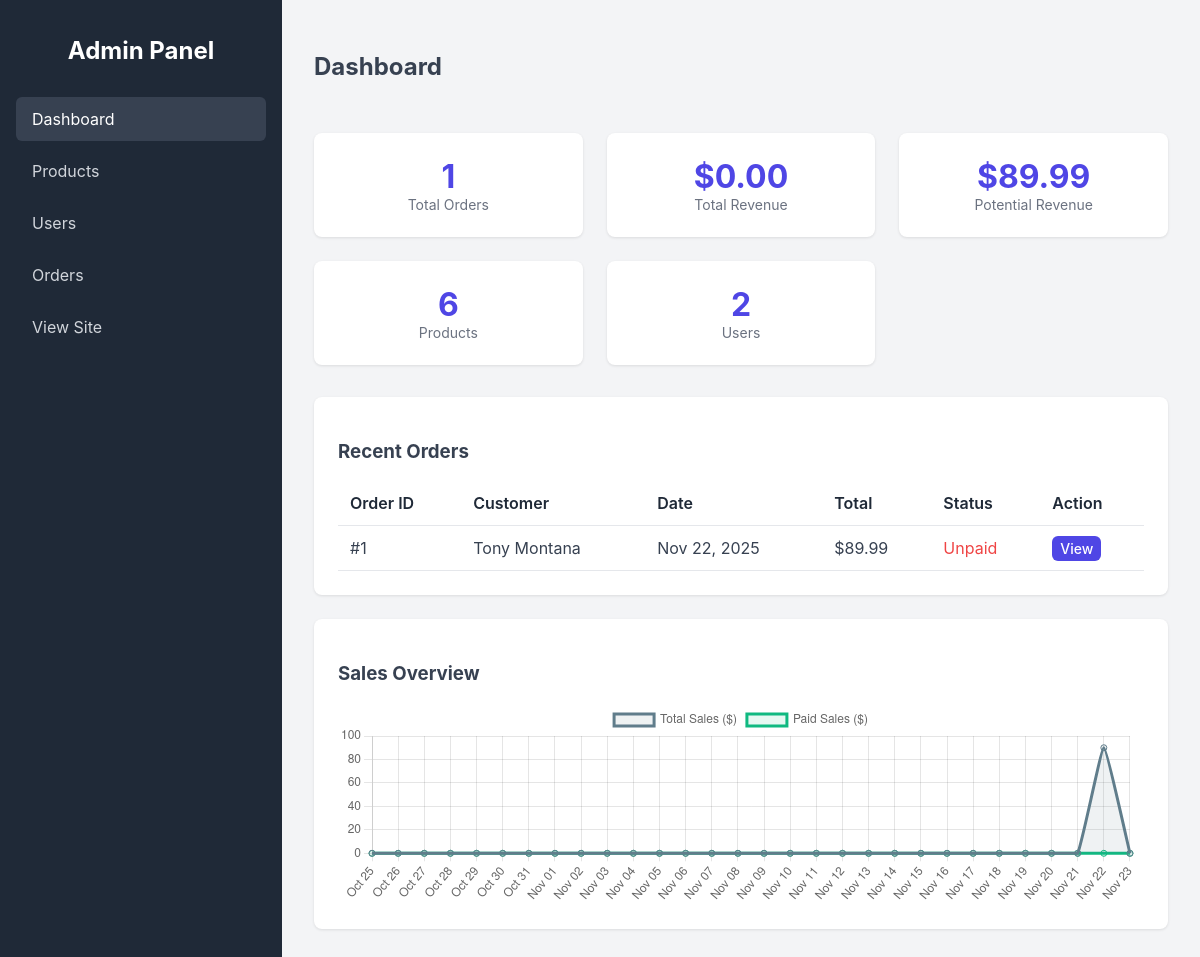
Before: /custom-admin/dashboard/ (signed in) with the older database file.
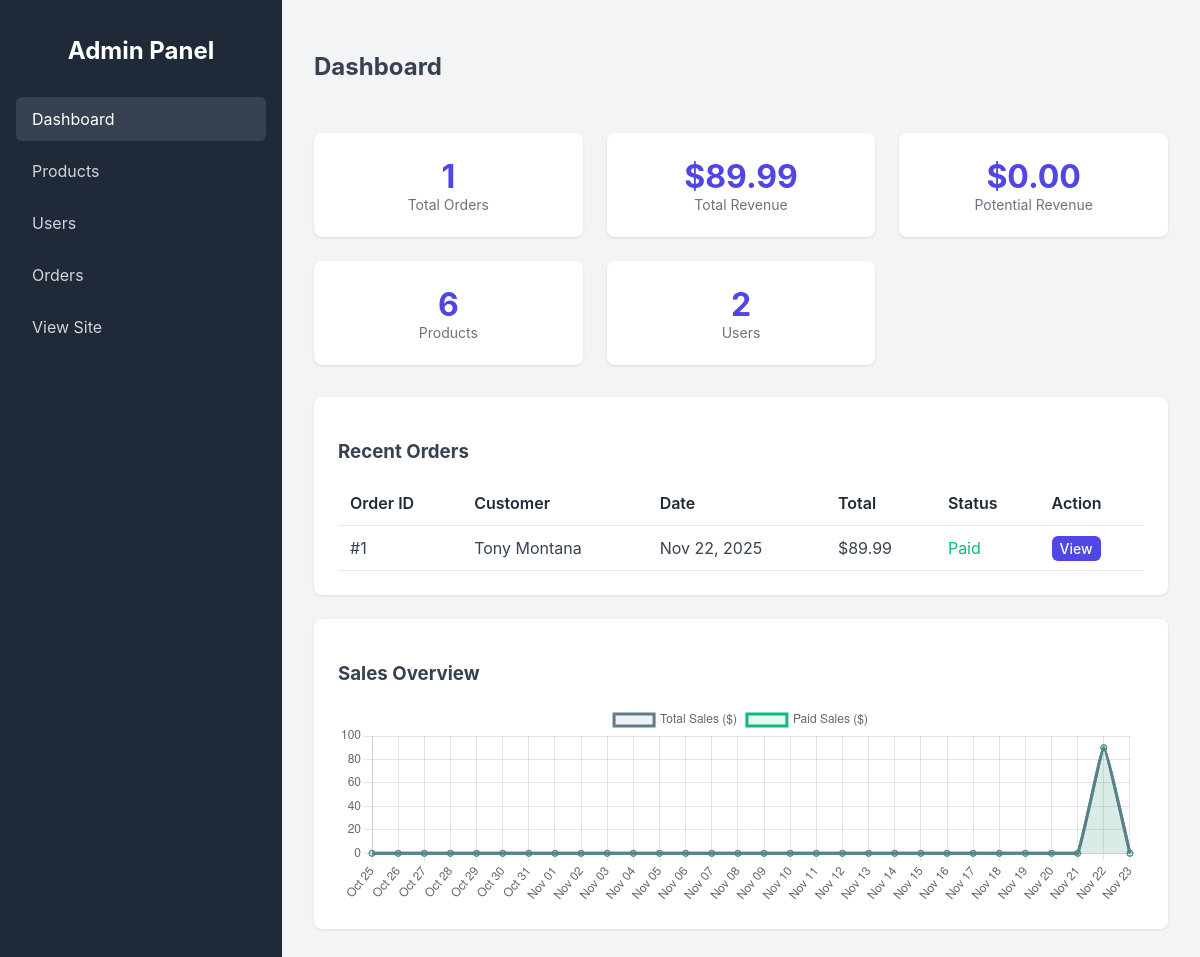
After: the same page with the newer database file.
### orders/models.py (models this page shows, shortened)
class Order(models.Model):
    user = models.ForeignKey(User, on_delete=models.SET_NULL, null=True, blank=True, related_name='orders')
    first_name = models.CharField(max_length=50)
    last_name = models.CharField(max_length=50)
    email = models.EmailField()
    address = models.CharField(max_length=250)
    postal_code = models.CharField(max_length=20)
    city = models.CharField(max_length=100)
    created = models.DateTimeField(auto_now_add=True)
    updated = models.DateTimeField(auto_now=True)
    paid = models.BooleanField(default=False)
    class Meta:
        ordering = ['-created']
        indexes = [
            models.Index(fields=['-created']),
        ]
    def get_total_cost(self):
        return sum(item.get_cost() for item in self.items.all())

class OrderItem(models.Model):
    order = models.ForeignKey(Order,
                              related_name='items',
                              on_delete=models.CASCADE)
    product = models.ForeignKey(Product,
                                related_name='order_items',
                                on_delete=models.CASCADE)
    price = models.DecimalField(max_digits=10,
                                decimal_places=2)
    quantity = models.PositiveIntegerField(default=1)
    def get_cost(self):
        return self.price * self.quantity

### custom_admin/views.py (the view)
# urls.py: path('dashboard/', views.dashboard, name='dashboard'),
@staff_member_required
def dashboard(request):
    total_orders = Order.objects.count()
    total_revenue = Order.objects.filter(paid=True).aggregate(Sum('items__price'))['items__price__sum'] or 0
    potential_revenue = Order.objects.filter(paid=False).aggregate(Sum('items__price'))['items__price__sum'] or 0
    total_revenue_fmt = "{:.2f}".format(total_revenue)
    potential_revenue_fmt = "{:.2f}".format(potential_revenue)
    total_products = Product.objects.count()
    total_users = User.objects.count()
    recent_orders = Order.objects.order_by('-created')[:5]
    from django.utils import timezone
    from datetime import timedelta
    import json
    today = timezone.now().date()
    dates = []
    total_sales_data = []
    paid_sales_data = []
    for i in range(29, -1, -1):
        date = today - timedelta(days=i)
        date_str = date.strftime('%Y-%m-%d')
        dates.append(date.strftime('%b %d'))
        orders_day = Order.objects.filter(created__date=date)
        day_total = orders_day.aggregate(Sum('items__price'))['items__price__sum'] or 0
        total_sales_data.append(float(day_total))
        day_paid = orders_day.filter(paid=True).aggregate(Sum('items__price'))['items__price__sum'] or 0
        paid_sales_data.append(float(day_paid))
    context = {
        'total_orders': total_orders,
        'total_revenue': total_revenue_fmt,
        'potential_revenue': potential_revenue_fmt,
        'total_products': total_products,
        'total_users': total_users,
        'recent_orders': recent_orders,
        'chart_labels': json.dumps(dates),
        'chart_total_sales': json.dumps(total_sales_data),
        'chart_paid_sales': json.dumps(paid_sales_data),
    }
    return render(request, 'custom_admin/dashboard.html', context)

### cart/context_processors.py (called while the page is built)
def cart(request):
    return {'cart': Cart(request)}

### custom_admin/templates/custom_admin/dashboard.html (shortened to what this page needs)
{% extends "custom_admin/base.html" %}
{% block content %}
<div class="header">
    <h2>Dashboard</h2>
</div>
<div class="stats-grid">
    <div class="stat-card">
        <div class="stat-value">{{ total_orders }}</div>
        <div class="stat-label">Total Orders</div>
    </div>
    <div class="stat-card">
        <div class="stat-value">${{ total_revenue }}</div>
        <div class="stat-label">Total Revenue</div>
    </div>
    <div class="stat-card">
        <div class="stat-value">${{ potential_revenue }}</div>
        <div class="stat-label">Potential Revenue</div>
    </div>
    <div class="stat-card">
        <div class="stat-value">{{ total_products }}</div>
        <div class="stat-label">Products</div>
    </div>
    <div class="stat-card">
        <div class="stat-value">{{ total_users }}</div>
        <div class="stat-label">Users</div>
    </div>
</div>
<div class="card">
    <h3>Recent Orders</h3>
    <table>
        <thead>
            <tr>
                <th>Order ID</th>
                <th>Customer</th>
                <th>Date</th>
                <th>Total</th>
                <th>Status</th>
                <th>Action</th>
            </tr>
        </thead>
        <tbody>
            {% for order in recent_orders %}
            <tr>
                <td>#{{ order.id }}</td>
                <td>{{ order.first_name }} {{ order.last_name }}</td>
                <td>{{ order.created|date:"M d, Y" }}</td>
                <td>${{ order.get_total_cost }}</td>
                <td>
                    {% if order.paid %}
                    <span style="color: var(--success);">Paid</span>
                    {% else %}
                    <span style="color: var(--danger);">Unpaid</span>
                    {% endif %}
                </td>
                <td>
                    <a href="{% url 'custom_admin:order_detail' order.id %}" class="btn btn-primary"
                        style="padding: 0.25rem 0.5rem; font-size: 0.875rem;">View</a>
                </td>
            </tr>
            {% empty %}
            <tr>
                <td colspan="6" style="text-align: center;">No recent orders.</td>
            </tr>
            {% endfor %}
        </tbody>
    </table>
</div>
<div class="card">
    <h3>Sales Overview</h3>
    <canvas id="salesChart" width="400" height="100"></canvas>
</div>
<script>
    const ctx = document.getElementById('salesChart').getContext('2d');
    const chartLabels = JSON.parse('{{ chart_labels|safe }}');
    const totalSalesData = JSON.parse('{{ chart_total_sales|safe }}');
    const paidSalesData = JSON.parse('{{ chart_paid_sales|safe }}');
    const salesChart = new Chart(ctx, {
        type: 'line',
        data: {
            labels: chartLabels,
            datasets: [
                {
                    label: 'Total Sales ($)',
                    data: totalSalesData,
                    borderColor: '#607d8b', // Greyed blue
                    backgroundColor: 'rgba(96, 125, 139, 0.1)',
                    tension: 0.1,
                    fill: true
                },
                {
                    label: 'Paid Sales ($)',
                    data: paidSalesData,
                    borderColor: '#10b981', // Green
                    backgroundColor: 'rgba(16, 185, 129, 0.1)',
                    tension: 0.1,
                    fill: true
                }
            ]
        },
        options: {
            responsive: true,
            interaction: {
                mode: 'index',
                intersect: false,
            },
            plugins: {
                tooltip: {
                    mode: 'index',
                    intersect: false
                }
            }
        }
    });
</script>
{% endblock %}

Changed rows visible on the page:
changed Order "Tony": paid "Unpaid" → "Paid"
Other visible differences:
{{ total_revenue }}: "0.00" → "89.99"
{{ potential_revenue }}: "89.99" → "0.00"
chart data {{ chart_paid_sales|safe }}: [0.0, 0.0, 0.0, 0.0, 0.0, 0.0, 0.0, 0.0, 0.0, 0.0, 0.0, 0.0, 0.0, 0.0, 0.0, 0.0, 0.0, 0.0, 0.0, 0.0, 0.0, 0.0, 0.0, 0.0, 0.0, 0.0, 0.0, 0.0, 0.0, 0.0] → [0.0, 0.0, 0.0, 0.0, 0.0, 0.0, 0.0, 0.0, 0.0, 0.0, 0.0, 0.0, 0.0, 0.0, 0.0, 0.0, 0.0, 0.0, 0.0, 0.0, 0.0, 0.0, 0.0, 0.0, 0.0, 0.0, 0.0, 0.0, 89.99, 0.0]
